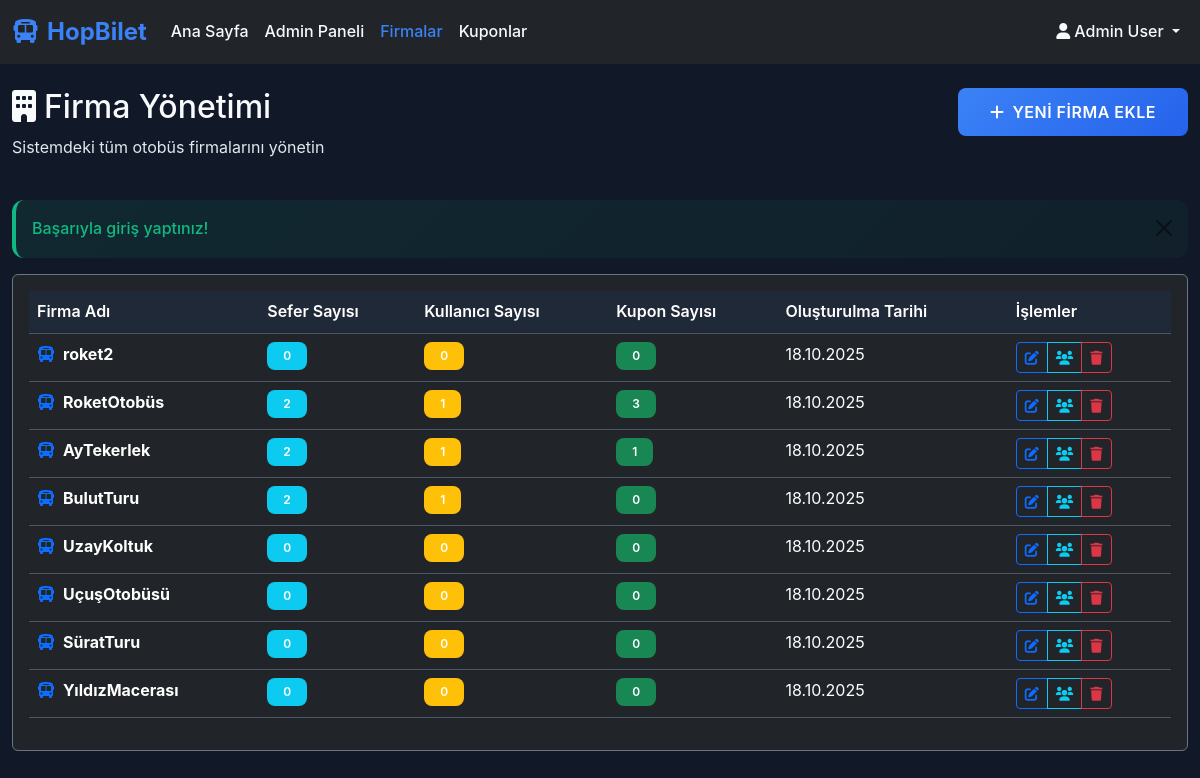
Before: /admin/companies.php (signed in) with the older database file.
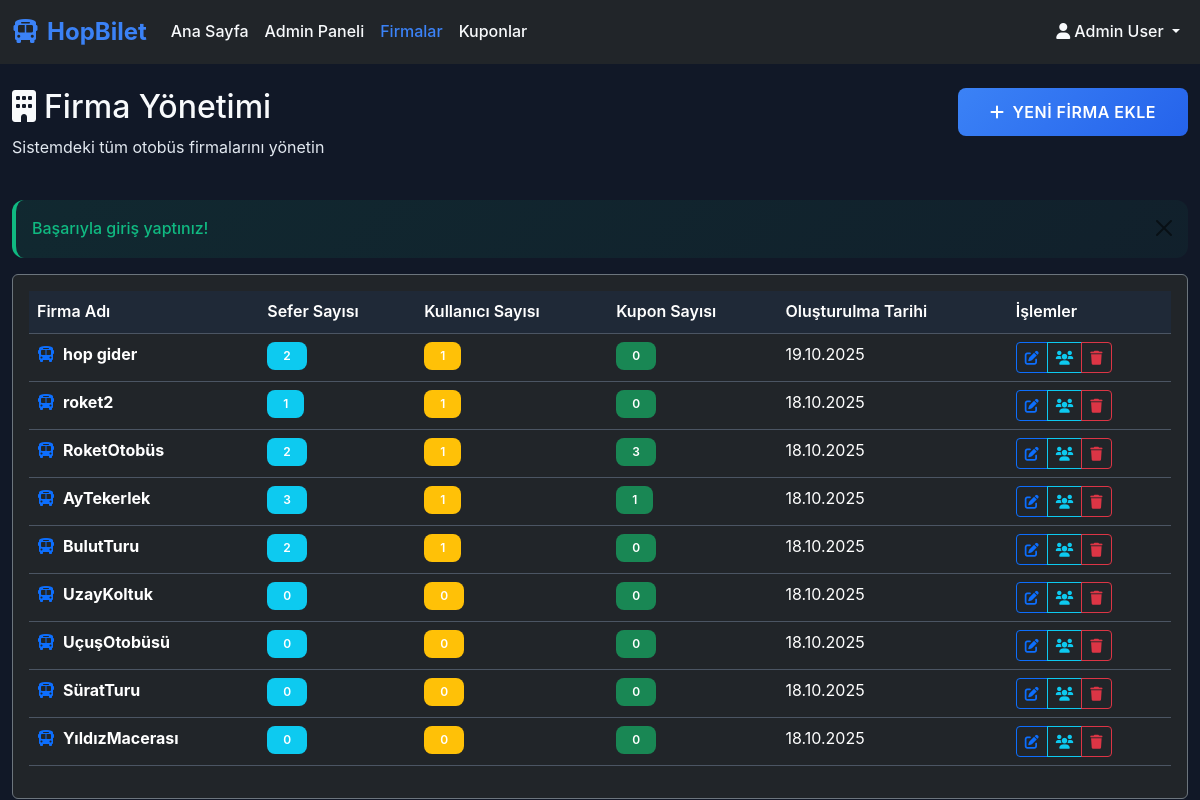
After: the same page with the newer database file.
### tables this page shows
CREATE TABLE bus_companies (
            id INTEGER PRIMARY KEY AUTOINCREMENT,
            name VARCHAR(100) NOT NULL,
            logo_path VARCHAR(255),
            created_at DATETIME DEFAULT CURRENT_TIMESTAMP
        );

### includes/functions.php (called while the page is built, shortened)
<?php
function h($string) {
    return htmlspecialchars($string ?? '', ENT_QUOTES, 'UTF-8');
}
function formatDate($date, $format = 'd.m.Y H:i') {
    return date($format, strtotime($date));
}
?>

### admin/companies.php (the view, shortened to what the changed rows need)
<?php
require_once '../config/database.php';
require_once '../includes/functions.php';
$stmt = $pdo->query("
    SELECT bc.*,
           COUNT(DISTINCT t.id) as trip_count,
           COUNT(DISTINCT u.id) as user_count,
           COUNT(DISTINCT c.id) as coupon_count
    FROM bus_companies bc
    LEFT JOIN trips t ON bc.id = t.company_id
    LEFT JOIN users u ON bc.id = u.company_id
    LEFT JOIN coupons c ON bc.id = c.company_id
    GROUP BY bc.id
    ORDER BY bc.created_at DESC
");
$companies = $stmt->fetchAll();
?>
<!DOCTYPE html>
<html lang="tr">
<head>
    <link href="https://cdn.jsdelivr.net/npm/bootstrap@5.3.0/dist/css/bootstrap.min.css" rel="stylesheet">
    <link href="https://cdnjs.cloudflare.com/ajax/libs/font-awesome/6.0.0/css/all.min.css" rel="stylesheet">
    <link href="../assets/css/style.css" rel="stylesheet">
</head>
<body class="dark-theme">
    <div class="container-fluid mt-4">
        <div class="row mb-4">
            <div class="col-md-6">
                <h2 class="text-white">
                    <i class="fas fa-building me-2"></i>Firma Yönetimi
                </h2>
            </div>
        </div>
        <div class="card bg-dark border-secondary">
            <div class="card-body">
                <?php if (empty($companies)): ?>
                    <div class="text-center py-5">
                        <i class="fas fa-building fa-3x text-muted mb-3"></i>
                        <h5 class="text-white">Henüz Firma Yok</h5>
                        <p class="text-muted">İlk firmayı oluşturmak için yukarıdaki butona tıklayın.</p>
                        <a href="company_add.php" class="btn btn-primary">
                            <i class="fas fa-plus me-2"></i>İlk Firmayı Oluşturun
                        </a>
                    </div>
                <?php else: ?>
                    <div class="table-responsive">
                        <table class="table table-dark table-hover">
                            <thead>
                                <tr>
                                    <th>Firma Adı</th>
                                    <th>Sefer Sayısı</th>
                                    <th>Kullanıcı Sayısı</th>
                                    <th>Kupon Sayısı</th>
                                    <th>Oluşturulma Tarihi</th>
                                    <th>İşlemler</th>
                                </tr>
                            </thead>
                            <tbody>
                                <?php foreach ($companies as $company): ?>
                                    <tr>
                                        <td>
                                            <div class="d-flex align-items-center">
                                                <i class="fas fa-bus text-primary me-2"></i>
                                                <strong><?php echo h($company['name']); ?></strong>
                                            </div>
                                        </td>
                                        <td>
                                            <span class="badge bg-info"><?php echo $company['trip_count']; ?></span>
                                        </td>
                                        <td>
                                            <span class="badge bg-warning"><?php echo $company['user_count']; ?></span>
                                        </td>
                                        <td>
                                            <span class="badge bg-success"><?php echo $company['coupon_count']; ?></span>
                                        </td>
                                        <td><?php echo formatDate($company['created_at'], 'd.m.Y'); ?></td>
                                        <td>
                                            <div class="btn-group btn-group-sm">
                                                <a href="company_edit.php?id=<?php echo $company['id']; ?>"
                                                   class="btn btn-outline-primary" title="Düzenle">
                                                    <i class="fas fa-edit"></i>
                                                </a>
                                                <a href="company_users.php?id=<?php echo $company['id']; ?>"
                                                   class="btn btn-outline-info" title="Kullanıcılar">
                                                    <i class="fas fa-users"></i>
                                                </a>
                                                <button class="btn btn-outline-danger"
                                                        onclick="confirmDelete(<?php echo $company['id']; ?>, '<?php echo h($company['name']); ?>')"
                                                        title="Sil">
                                                    <i class="fas fa-trash"></i>
                                                </button>
                                            </div>
                                        </td>
                                    </tr>
                                <?php endforeach; ?>
                            </tbody>
                        </table>
                    </div>
                <?php endif; ?>
            </div>
        </div>
    </div>
</body>
</html>

Changed rows visible on the page:
added bus_companies: name "hop gider", trip_count "2", user_count "1", coupon_count "0", created_at "19.10.2025"
computed for bus_companies "roket2": trip_count "0" → "1"; user_count "0" → "1"
computed for bus_companies "AyTekerlek": trip_count "2" → "3"
